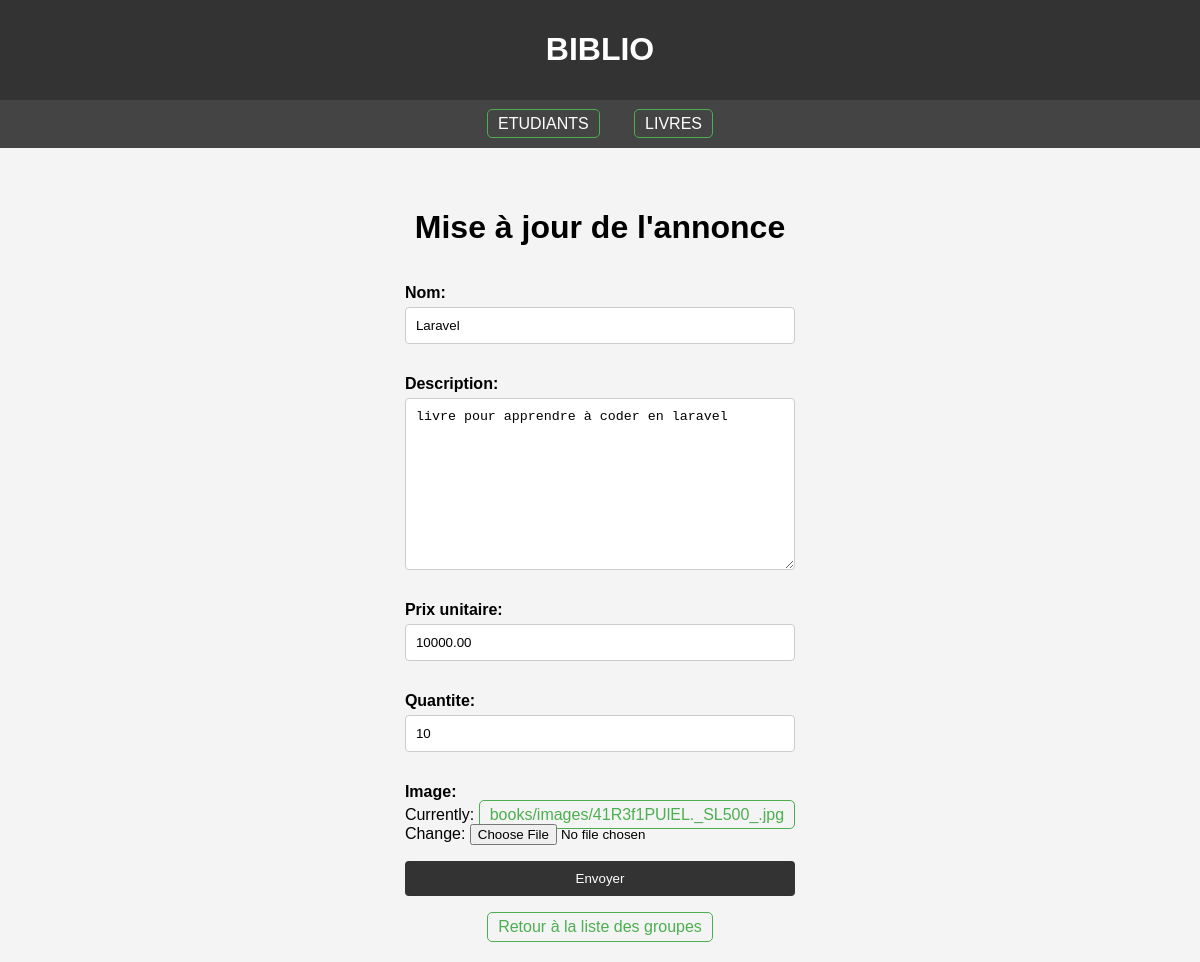
/livre/1/change/, run on the app's committed database.
### listings/models.py (models this page shows, shortened)
class Livre(models.Model):
    nom = models.CharField(max_length=200)
    description = models.TextField()
    prix_unitaire = models.DecimalField(max_digits=10, decimal_places=2)
    quantite = models.PositiveIntegerField()
    image = models.ImageField(upload_to='books/images/')
    date_creation = models.DateTimeField(auto_now_add=True)
    date_modification = models.DateTimeField(auto_now=True)

### listings/views.py (the view)
# urls.py: path('livre/<int:id>/change/', views.livre_update, name='livre_update'),
def livre_update(request, id):
    livre = Livre.objects.get(id=id)
    if request.method == 'POST':
        form = LivreForm(request.POST, instance=livre)
        if form.is_valid():
            form.save()  # Sauvegarde les changements
            return redirect('livre_list')  # Redirige vers la liste des livres
    else:
        form = LivreForm(instance=livre)
    return render(request, 'listings/livre_update.html', {'form': form})

### listings/forms.py
class LivreForm(forms.ModelForm):
    class Meta:
        model = Livre
        fields = '__all__'

### listings/templates/listings/livre_update.html (shortened to what this page needs)
{% extends 'listings/base.html' %}
{% block content %}
<h1>Mise à jour de l'annonce</h1>
<form action="" method="post">
  {{ form.as_p }}
  <input type="submit" value="Envoyer">
</form>
    <a href="{% url 'livre_list' %}">Retour à la liste des groupes</a>
{% endblock %}

### listings/static/listings/styles.css (style rules this page uses)
body { font-family: Arial, sans-serif; margin: 0; padding: 0; background-color: #f4f4f4; }
a { color: #4CAF50; text-decoration: none; padding: 5px 10px; border: 1px solid #4CAF50; border-radius: 5px; transition: background-color 0.3s, color 0.3s; }
label { display: block; margin-bottom: 5px; font-weight: bold; }
input[type="text"], input[type="number"], input[type="email"], input[type="url"], textarea, select { width: 100%; padding: 10px; border: 1px solid #ccc; border-radius: 4px; margin-bottom: 15px; box-sizing: border-box; }
input[type="submit"] { background: #333; color: white; padding: 10px; border: none; border-radius: 4px; cursor: pointer; transition: background 0.3s; width: 100%; }

### data on the page
Livre: nom "Laravel", description "livre pour apprendre à coder en laravel", prix_unitaire "10000.00", quantite "10"
